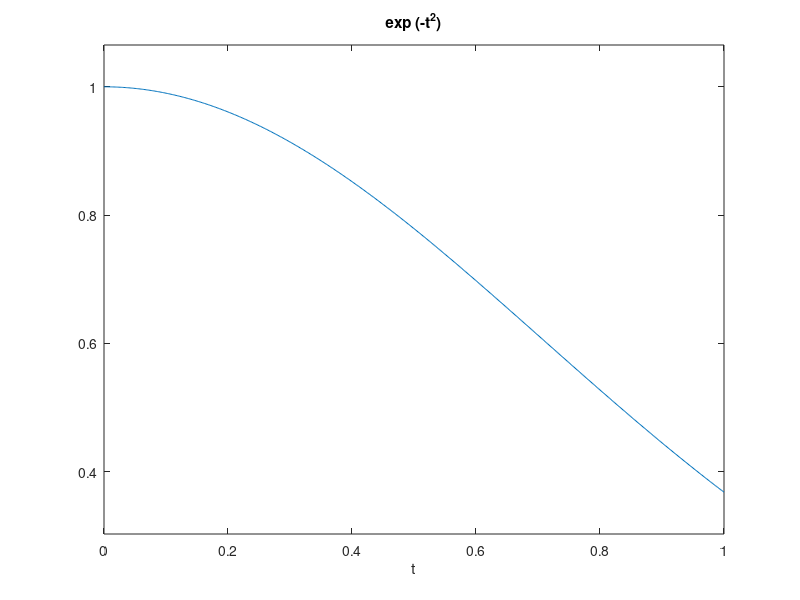

This figure's MATLAB source: (Note: this script raises an error after producing the figure.)
clear all; close all;
% IVP
f = @(t, y) -2*t*y;
t0 = 0;
tEnd = 1;
y0 = 1;

% Exact solution
yExact = @(t) exp(-t.^2);
ezplot(yExact, [0 1]);
hold on;

% Approximation using Euler with different step size
fprintf('Euler method\tGlobal error at y(1)\n');
for i = 1:5
    if i > 1
        pause;
        delete(p); 
    end
    
    N = i*5;
    [tn, yn] = euler(f, t0, tEnd, y0, N);
    p = plot(tn, yn, 'Color', 'r'); 
    
    error = abs(yn(end) - yExact(1));
    fprintf('%2d steps\t%.6f\n', N, error); 
end

